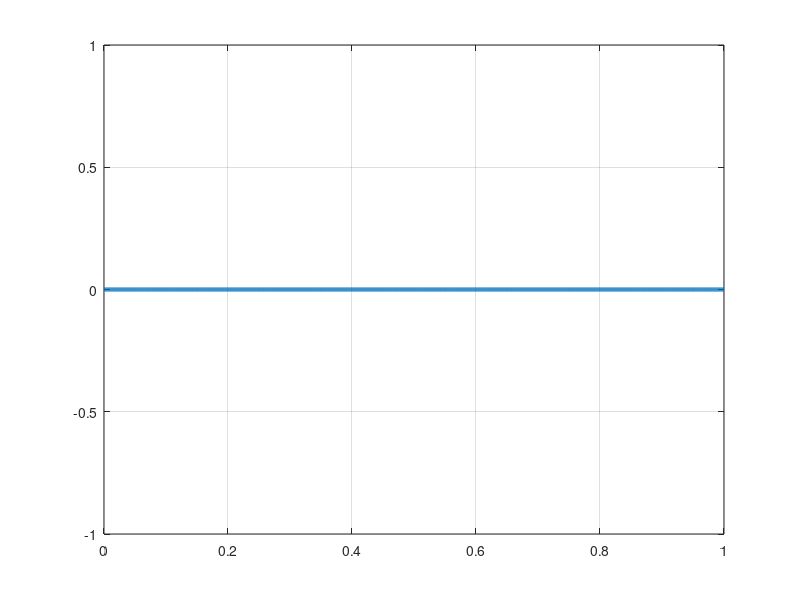

Here is the MATLAB script that generated this plot: (Note: this script raises an error after producing the figure.)
bits = input('Enter bit stream: ');
bitrate = 1;
n = 1000;
T = length(bits) / bitrate;
N = n * length(bits);
dt = T / N;
t = 0 : dt : T;
x = zeros(1,length(t));
lastbit = 1;
for i = 1 : length(bits)
if bits(i) == 1
x((i - 1 ) * n + 1 : i * n) = - lastbit;
lastbit = -lastbit;
end
end
plot(t,x,'linewidth',3);
grid on;
counter = 0;
lastbit = 1;
for i = 1 : length(t)
if t(i) > counter
counter = counter + 1;
if x(i) == -lastbit
result(counter) = 1;
lastbit = -lastbit;
else result(counter) = 0;s
end
end
end
